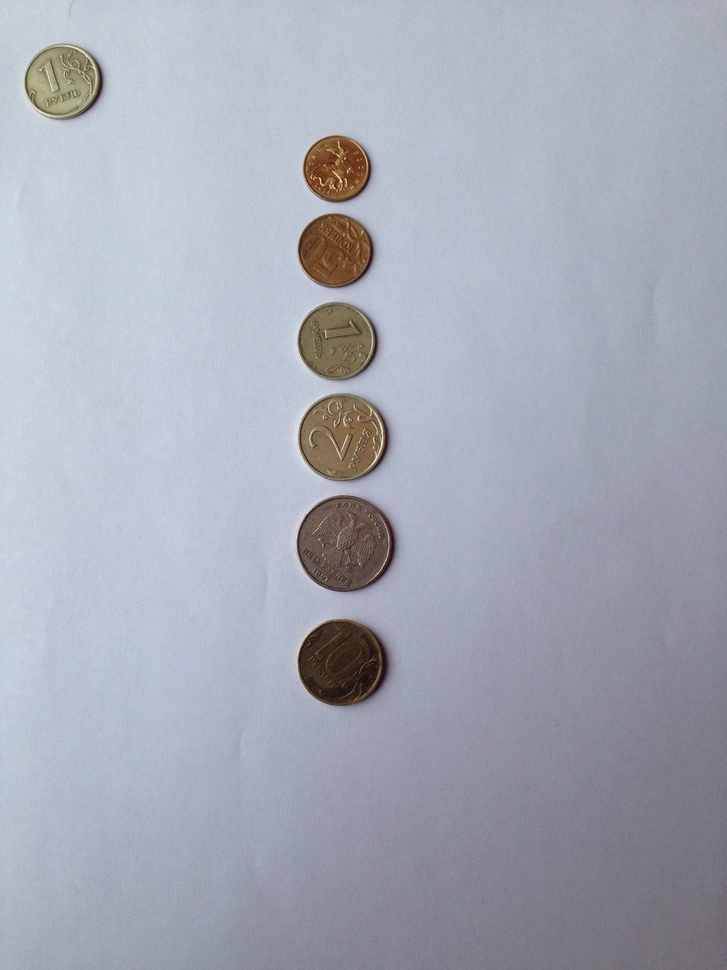
%> input picture assignment/iphone_images/sample1.jpg, 727 x 970 px, shrunk from 960 x 1280 before the run; the run also reads 1 picture not shown here
$ octave flatField.m   (GNU Octave 9; MATLAB toolbox functions it lacks are replaced by stand-ins)
%> lines starting %> are read from the running program, lines starting %| are printed output that depends on the picture
% flatField.m
% Utilizes MATLAB Image Processing Toolbox.

% Cleaning.
clc; clearvars; close all;

I = imread('iphone_images/sample1.jpg');
%> I is the input picture: size 970x727x3 uint8; mean R, G, B 165.8, 169.8, 182.8

% Init flat-field
F = double(imread('iphone_images/flat1.jpg'));
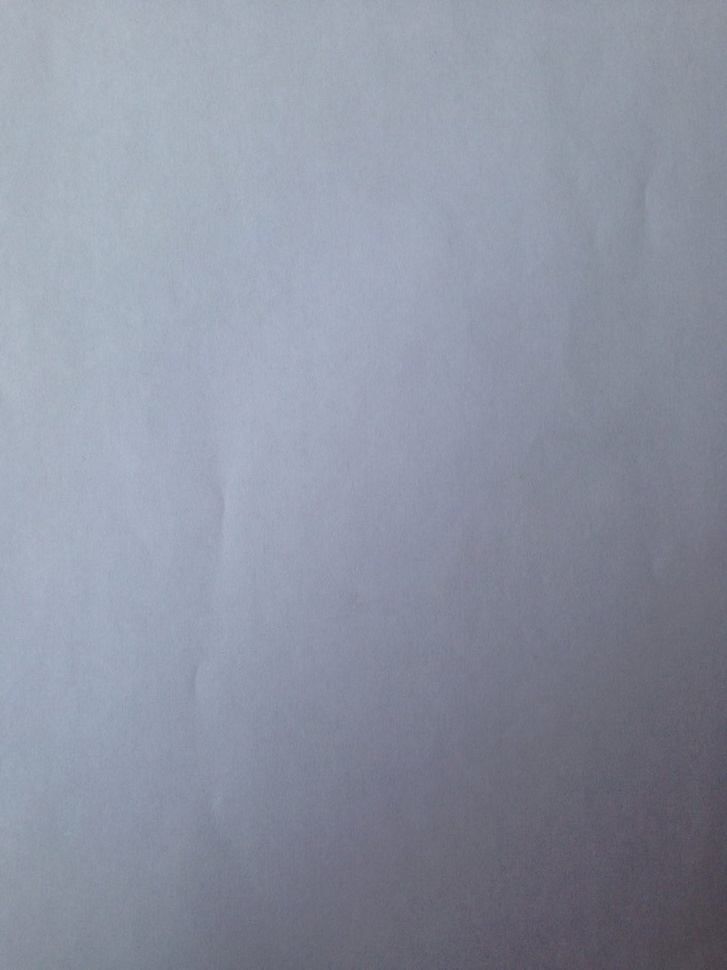
%> input picture assignment/iphone_images/flat1.jpg, 727 x 970 px, shrunk from 960 x 1280 before the run
for i=2:5
    F = F + double(imread(sprintf('iphone_images/flat%d.jpg', i)));
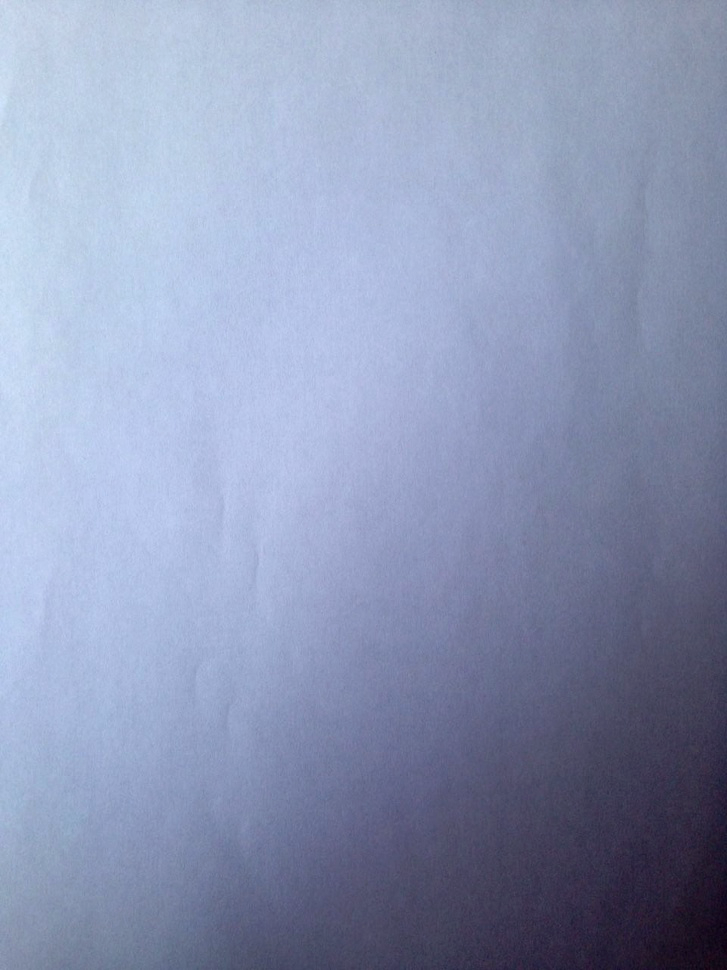
%> F: size 970x727x3 double; mean R, G, B 287.5, 298.6, 330.6; drawn with min black and max white
end
%> pass 2 of the loop `for i=2:5`:
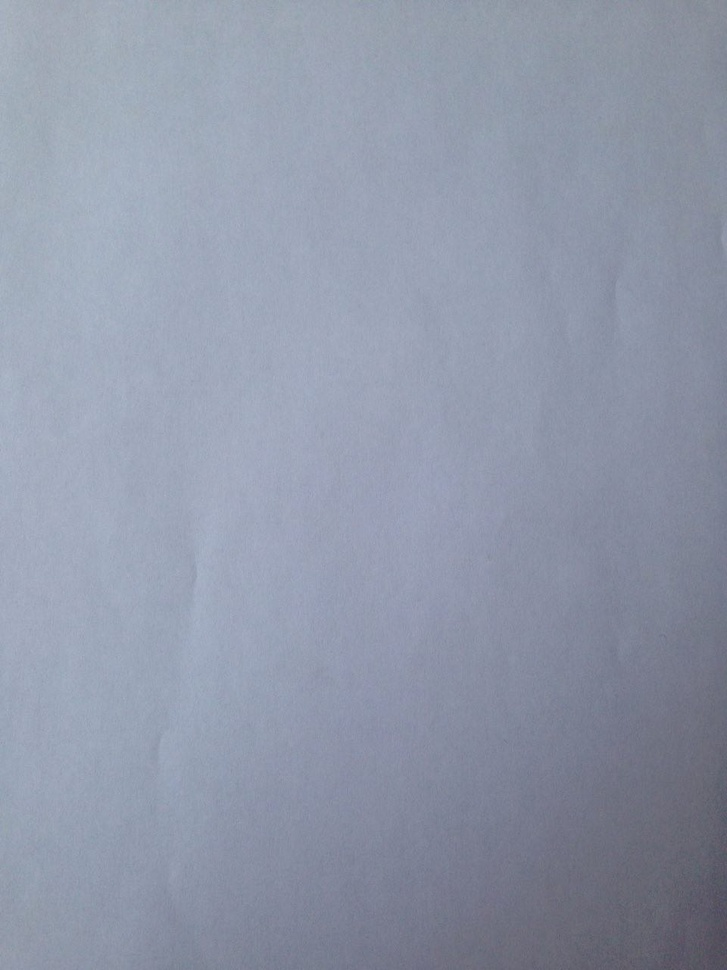
%> input picture assignment/iphone_images/flat3.jpg, 727 x 970 px, shrunk from 960 x 1280 before the run
%> `F = F + double(imread(sprintf('iphone_images/flat%d.jpg', i)));`:
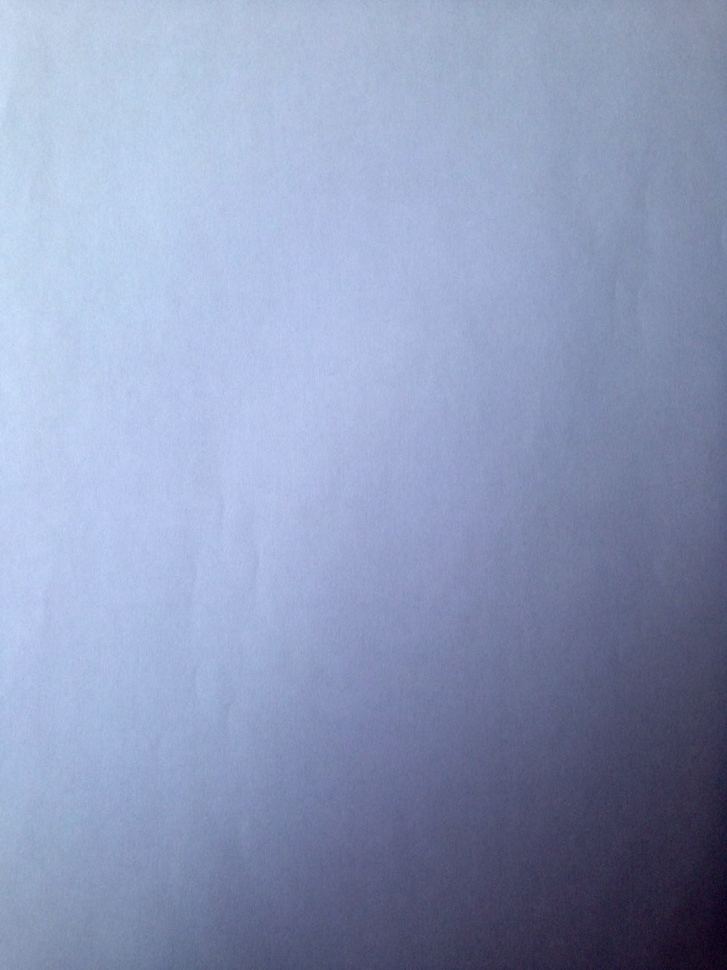
%> F: size 970x727x3 double; mean R, G, B 431.9, 450.4, 500.2; drawn with min black and max white
%> (the run ends here)
